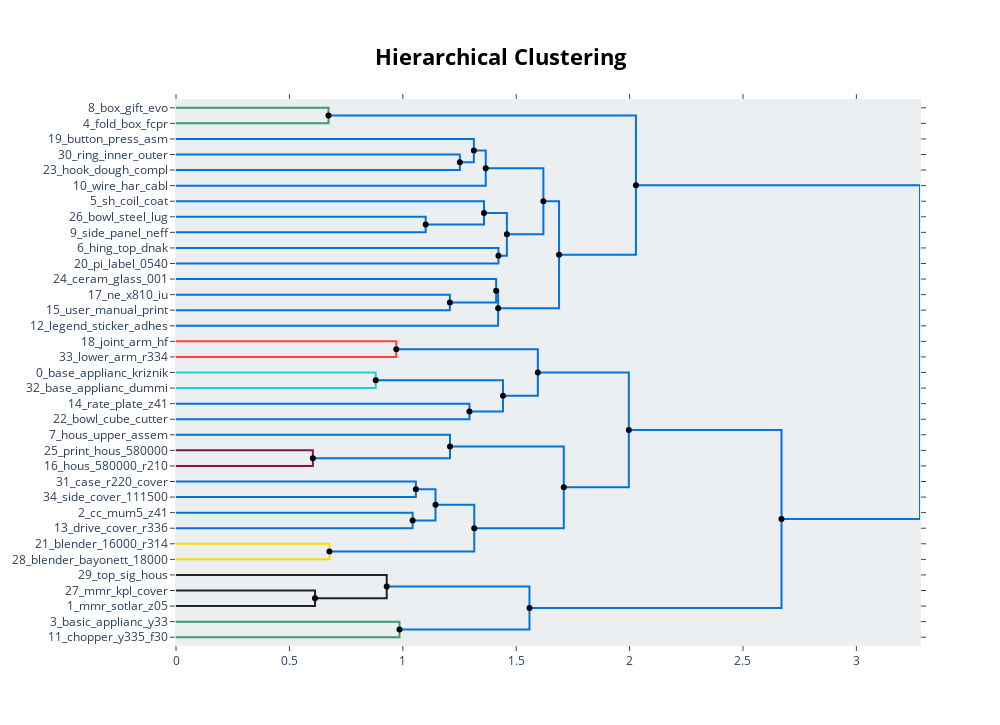

This figure's notebook cell:
### Code cell
topic_model.visualize_hierarchy(hierarchical_topics=hierarchical_topics)

### Figure 1 — Plotly figure (JSON) as saved in the notebook; plotly's stock layout.template omitted (floating-point values rounded to 4 significant figures)
{"data": [{"hoverinfo": "text", "marker": {"color": "rgb(61,153,112)"}, "mode": "lines", "text": ["joint_arm_hf_iii_upper", "", "", "lower_arm_r334_299400_white"], "type": "scatter", "x": [0, 0.6724, 0.6724, 0], "xaxis": "x", "y": [-5, -5, -15, -15], "yaxis": "y"}, {"hoverinfo": "text", "marker": {"color": "rgb(0,116,217)"}, "mode": "lines", "text": ["print_hous_580000_r330_design", "", "", "hous_580000_r210_mum5_technic"], "type": "scatter", "x": [0, 1.252, 1.252, 0], "xaxis": "x", "y": [-35, -35, -45, -45], "yaxis": "y"}, {"hoverinfo": "text", "marker": {"color": "rgb(0,116,217)"}, "mode": "lines", "text": ["hous_upper_assem_arm_lower", "", "", "hous_580000_print_r210_mum5"], "type": "scatter", "x": [0, 1.313, 1.313, 1.252], "xaxis": "x", "y": [-25, -25, -40, -40], "yaxis": "y"}, {"hoverinfo": "text", "marker": {"color": "rgb(0,116,217)"}, "mode": "lines", "text": ["arm_joint_lower_hf_iii", "", "", "hous_580000_print_r210_mum5"], "type": "scatter", "x": [1.313, 1.366, 1.366, 0], "xaxis": "x", "y": [-32.5, -32.5, -55, -55], "yaxis": "y"}, {"hoverinfo": "text", "marker": {"color": "rgb(0,116,217)"}, "mode": "lines", "text": ["blender_bayonett_18000_cover_ii", "", "", "blender_16000_r314_cpl_cover"], "type": "scatter", "x": [0, 1.101, 1.101, 0], "xaxis": "x", "y": [-75, -75, -85, -85], "yaxis": "y"}, {"hoverinfo": "text", "marker": {"color": "rgb(0,116,217)"}, "mode": "lines", "text": ["drive_cover_r336_cpl_46900", "", "", "cc_mum5_z41_jan_herman"], "type": "scatter", "x": [0, 1.358, 1.358, 1.101], "xaxis": "x", "y": [-65, -65, -80, -80], "yaxis": "y"}, {"hoverinfo": "text", "marker": {"color": "rgb(0,116,217)"}, "mode": "lines", "text": ["side_cover_111500_plate_68200", "", "", "case_r220_cover_24000_complex"], "type": "scatter", "x": [0, 1.422, 1.422, 0], "xaxis": "x", "y": [-95, -95, -105, -105], "yaxis": "y"}, {"hoverinfo": "text", "marker": {"color": "rgb(0,116,217)"}, "mode": "lines", "text": ["side_cover_111500_plate_68200", "", "", "case_r220_cover_24000_complex"], "type": "scatter", "x": [1.358, 1.459, 1.459, 1.422], "xaxis": "x", "y": [-72.5, -72.5, -100, -100], "yaxis": "y"}, {"hoverinfo": "text", "marker": {"color": "rgb(0,116,217)"}, "mode": "lines", "text": ["blender_cover_ii_r314_16000", "", "", "case_r220_cover_24000_complex"], "type": "scatter", "x": [1.366, 1.62, 1.62, 1.459], "xaxis": "x", "y": [-43.75, -43.75, -86.25, -86.25], "yaxis": "y"}, {"hoverinfo": "text", "marker": {"color": "rgb(0,116,217)"}, "mode": "lines", "text": ["blender_cover_ii_r314_16000", "", "", "case_r220_cover_24000_complex"], "type": "scatter", "x": [0, 1.208, 1.208, 0], "xaxis": "x", "y": [-125, -125, -135, -135], "yaxis": "y"}, {"hoverinfo": "text", "marker": {"color": "rgb(0,116,217)"}, "mode": "lines", "text": ["chopper_y335_f30_subcontract_v2", "", "", "basic_applianc_y33_sbasic_sotlar"], "type": "scatter", "x": [0, 1.412, 1.412, 1.208], "xaxis": "x", "y": [-115, -115, -130, -130], "yaxis": "y"}, {"hoverinfo": "text", "marker": {"color": "rgb(0,116,217)"}, "mode": "lines", "text": ["mmr_sotlar_z05_saso_gehaeusedeckel", "", "", "mmr_kpl_cover_hous_bosch"], "type": "scatter", "x": [1.412, 1.42, 1.42, 0], "xaxis": "x", "y": [-122.5, -122.5, -145, -145], "yaxis": "y"}, {"hoverinfo": "text", "marker": {"color": "rgb(0,116,217)"}, "mode": "lines", "text": ["mmr_saso_z05_sotlar_gehaeusedeckel", "", "", "top_sig_hous_ral_ii"], "type": "scatter", "x": [1.62, 1.689, 1.689, 1.42], "xaxis": "x", "y": [-65, -65, -133.8, -133.8], "yaxis": "y"}, {"hoverinfo": "text", "marker": {"color": "rgb(0,116,217)"}, "mode": "lines", "text": ["basic_subcontract_chopper_applianc_saso", "", "", "mmr_saso_sotlar_z05_hous"], "type": "scatter", "x": [0.6724, 2.028, 2.028, 1.689], "xaxis": "x", "y": [-10, -10, -99.38, -99.38], "yaxis": "y"}, {"hoverinfo": "text", "marker": {"color": "rgb(255,65,54)"}, "mode": "lines", "text": ["ne_x810_iu_oper_instruct", "", "", "user_manual_print_fr_x810"], "type": "scatter", "x": [0, 0.9712, 0.9712, 0], "xaxis": "x", "y": [-155, -155, -165, -165], "yaxis": "y"}, {"hoverinfo": "text", "marker": {"color": "rgb(35,205,205)"}, "mode": "lines", "text": ["legend_sticker_adhes_wl0_flw", "", "", "user_manual_print_fr_x810"], "type": "scatter", "x": [0, 0.8806, 0.8806, 0], "xaxis": "x", "y": [-175, -175, -185, -185], "yaxis": "y"}, {"hoverinfo": "text", "marker": {"color": "rgb(0,116,217)"}, "mode": "lines", "text": ["bowl_cube_cutter_tritan_plastic", "", "", "bowl_steel_lug_steam_plastic"], "type": "scatter", "x": [0, 1.294, 1.294, 0], "xaxis": "x", "y": [-195, -195, -205, -205], "yaxis": "y"}, {"hoverinfo": "text", "marker": {"color": "rgb(0,116,217)"}, "mode": "lines", "text": ["bowl_plastic_cube_steel_cutter", "", "", "side_panel_neff_h61_palacio"], "type": "scatter", "x": [0.8806, 1.442, 1.442, 1.294], "xaxis": "x", "y": [-180, -180, -200, -200], "yaxis": "y"}, {"hoverinfo": "text", "marker": {"color": "rgb(0,116,217)"}, "mode": "lines", "text": ["hing_top_dnak_left_cover", "", "", "sh_coil_coat_other_steel"], "type": "scatter", "x": [0.9712, 1.595, 1.595, 1.442], "xaxis": "x", "y": [-160, -160, -190, -190], "yaxis": "y"}, {"hoverinfo": "text", "marker": {"color": "rgb(133,20,75)"}, "mode": "lines", "text": ["hing_top_dnak_left_cover", "", "", "ceram_glass_001_cristal_n70"], "type": "scatter", "x": [0, 0.6035, 0.6035, 0], "xaxis": "x", "y": [-225, -225, -235, -235], "yaxis": "y"}, {"hoverinfo": "text", "marker": {"color": "rgb(0,116,217)"}, "mode": "lines", "text": ["hing_top_dnak_left_cover", "", "", "ceram_glass_001_cristal_n70"], "type": "scatter", "x": [0, 1.208, 1.208, 0.6035], "xaxis": "x", "y": [-215, -215, -230, -230], "yaxis": "y"}, {"hoverinfo": "text", "marker": {"color": "rgb(0,116,217)"}, "mode": "lines", "text": ["hing_top_dnak_left_cover", "", "", "ceram_glass_001_cristal_n70"], "type": "scatter", "x": [0, 1.058, 1.058, 0], "xaxis": "x", "y": [-245, -245, -255, -255], "yaxis": "y"}, {"hoverinfo": "text", "marker": {"color": "rgb(0,116,217)"}, "mode": "lines", "text": ["hook_dough_compl_good_made", "", "", "ring_inner_outer_mum4_ral"], "type": "scatter", "x": [0, 1.043, 1.043, 0], "xaxis": "x", "y": [-265, -265, -275, -275], "yaxis": "y"}, {"hoverinfo": "text", "marker": {"color": "rgb(0,116,217)"}, "mode": "lines", "text": ["hook_dough_compl_good_made", "", "", "button_press_asm_k16_kriznik"], "type": "scatter", "x": [1.058, 1.144, 1.144, 1.043], "xaxis": "x", "y": [-250, -250, -270, -270], "yaxis": "y"}, {"hoverinfo": "text", "marker": {"color": "rgb(255,220,0)"}, "mode": "lines", "text": ["wire_har_cabl_reel_cord", "", "", "button_press_asm_k16_kriznik"], "type": "scatter", "x": [0, 0.6766, 0.6766, 0], "xaxis": "x", "y": [-285, -285, -295, -295], "yaxis": "y"}, {"hoverinfo": "text", "marker": {"color": "rgb(0,116,217)"}, "mode": "lines", "text": ["base_applianc_dummi_01_label", "", "", "base_applianc_kriznik_anton_z20"], "type": "scatter", "x": [1.144, 1.315, 1.315, 0.6766], "xaxis": "x", "y": [-260, -260, -290, -290], "yaxis": "y"}, {"hoverinfo": "text", "marker": {"color": "rgb(0,116,217)"}, "mode": "lines", "text": ["rate_plate_z41_jan_herman", "", "", "base_applianc_anton_z20_kriznik"], "type": "scatter", "x": [1.208, 1.71, 1.71, 1.315], "xaxis": "x", "y": [-222.5, -222.5, -275, -275], "yaxis": "y"}, {"hoverinfo": "text", "marker": {"color": "rgb(0,116,217)"}, "mode": "lines", "text": ["rate_plate_z41_jan_herman", "", "", "pi_label_0540_lukasz_ef5"], "type": "scatter", "x": [1.595, 1.997, 1.997, 1.71], "xaxis": "x", "y": [-175, -175, -248.8, -248.8], "yaxis": "y"}, {"hoverinfo": "text", "marker": {"color": "rgb(40,35,35)"}, "mode": "lines", "text": ["rate_plate_z41_jan_herman", "", "", "pi_label_0540_lukasz_ef5"], "type": "scatter", "x": [0, 0.613, 0.613, 0], "xaxis": "x", "y": [-315, -315, -325, -325], "yaxis": "y"}, {"hoverinfo": "text", "marker": {"color": "rgb(40,35,35)"}, "mode": "lines", "text": ["rate_plate_z41_jan_herman", "", "", "pi_label_0540_lukasz_ef5"], "type": "scatter", "x": [0, 0.9291, 0.9291, 0.613], "xaxis": "x", "y": [-305, -305, -320, -320], "yaxis": "y"}, {"hoverinfo": "text", "marker": {"color": "rgb(61,153,112)"}, "mode": "lines", "text": ["fold_box_fcpr_corrug_q110", "", "", "box_gift_evo_bo_karolina"], "type": "scatter", "x": [0, 0.9855, 0.9855, 0], "xaxis": "x", "y": [-335, -335, -345, -345], "yaxis": "y"}, {"hoverinfo": "text", "marker": {"color": "rgb(0,116,217)"}, "mode": "lines", "text": ["fold_box_fcpr_corrug_q110", "", "", "box_fold_q110_corrug_board"], "type": "scatter", "x": [0.9291, 1.558, 1.558, 0.9855], "xaxis": "x", "y": [-312.5, -312.5, -340, -340], "yaxis": "y"}, {"hoverinfo": "text", "marker": {"color": "rgb(0,116,217)"}, "mode": "lines", "text": ["mmr_z05_saso_sotlar_basic", "", "", "box_fold_q110_corrug_board"], "type": "scatter", "x": [1.997, 2.67, 2.67, 1.558], "xaxis": "x", "y": [-211.9, -211.9, -326.2, -326.2], "yaxis": "y"}, {"hoverinfo": "text", "marker": {"color": "rgb(0,116,217)"}, "mode": "lines", "text": ["mmr_z05_saso_sotlar_basic", "", "", "box_fold_q110_corrug_board"], "type": "scatter", "x": [2.028, 3.28, 3.28, 2.67], "xaxis": "x", "y": [-54.69, -54.69, -269.1, -269.1], "yaxis": "y"}, {"hoverinfo": "text", "hovertext": ["arm_joint_lower_hf_iii", "side_cover_111500_plate_68200", "blender_cover_ii_r314_16000", "mmr_sotlar_z05_saso_gehaeusedeckel", "mmr_saso_z05_sotlar_gehaeusedeckel", "basic_subcontract_chopper_applianc_saso", "bowl_plastic_cube_steel_cutter", "hing_top_dnak_left_cover", "hook_dough_compl_good_made", "base_applianc_dummi_01_label", "rate_plate_z41_jan_herman", "rate_plate_z41_jan_herman", "fold_box_fcpr_corrug_q110", "mmr_z05_saso_sotlar_basic", "mmr_z05_saso_sotlar_basic"], "marker": {"color": "black"}, "mode": "markers", "showlegend": false, "type": "scatter", "x": [1.313, 1.358, 1.366, 1.412, 1.62, 0.6724, 0.8806, 0.9712, 1.058, 1.144, 1.208, 1.595, 0.9291, 1.997, 2.028], "y": [-32.5, -72.5, -43.75, -122.5, -65, -10, -180, -160, -250, -260, -222.5, -175, -312.5, -211.9, -54.69]}, {"hoverinfo": "text", "hovertext": ["hous_580000_print_r210_mum5", "cc_mum5_z41_jan_herman", "case_r220_cover_24000_complex", "case_r220_cover_24000_complex", "basic_applianc_y33_sbasic_sotlar", "top_sig_hous_ral_ii", "mmr_saso_sotlar_z05_hous", "side_panel_neff_h61_palacio", "sh_coil_coat_other_steel", "ceram_glass_001_cristal_n70", "button_press_asm_k16_kriznik", "base_applianc_kriznik_anton_z20", "base_applianc_anton_z20_kriznik", "pi_label_0540_lukasz_ef5", "pi_label_0540_lukasz_ef5", "box_fold_q110_corrug_board", "box_fold_q110_corrug_board", "box_fold_q110_corrug_board"], "marker": {"color": "black"}, "mode": "markers", "showlegend": false, "type": "scatter", "x": [1.252, 1.101, 1.422, 1.459, 1.208, 1.42, 1.689, 1.294, 1.442, 0.6035, 1.043, 0.6766, 1.315, 1.71, 0.613, 0.9855, 1.558, 2.67], "y": [-40, -80, -100, -86.25, -130, -133.8, -99.38, -200, -190, -230, -270, -290, -275, -248.8, -320, -340, -326.2, -269.1]}], "layout": {"autosize": false, "height": 725, "hoverlabel": {"bgcolor": "white", "font": {"family": "Rockwell", "size": 16}}, "hovermode": "closest", "plot_bgcolor": "#ECEFF1", "showlegend": false, "title": {"font": {"color": "Black", "size": 22}, "text": "<b>Hierarchical Clustering</b>", "x": 0.5, "xanchor": "center", "yanchor": "top"}, "width": 1000, "xaxis": {"mirror": "allticks", "rangemode": "tozero", "showgrid": false, "showline": true, "showticklabels": true, "ticks": "outside", "type": "linear", "zeroline": false}, "yaxis": {"mirror": "allticks", "range": [-350, 0], "rangemode": "tozero", "showgrid": false, "showline": true, "showticklabels": true, "tickmode": "array", "ticks": "outside", "ticktext": ["8_box_gift_evo", "4_fold_box_fcpr", "19_button_press_asm", "30_ring_inner_outer", "23_hook_dough_compl", "10_wire_har_cabl", "5_sh_coil_coat", "26_bowl_steel_lug", "9_side_panel_neff", "6_hing_top_dnak", "20_pi_label_0540", "24_ceram_glass_001", "17_ne_x810_iu", "15_user_manual_print", "12_legend_sticker_adhes", "18_joint_arm_hf", "33_lower_arm_r334", "0_base_applianc_kriznik", "32_base_applianc_dummi", "14_rate_plate_z41", "22_bowl_cube_cutter", "7_hous_upper_assem", "25_print_hous_580000", "16_hous_580000_r210", "31_case_r220_cover", "34_side_cover_111500", "2_cc_mum5_z41", "13_drive_cover_r336", "21_blender_16000_r314", "28_blender_bayonett_18000", "29_top_sig_hous", "27_mmr_kpl_cover", "1_mmr_sotlar_z05", "3_basic_applianc_y33", "11_chopper_y335_f30"], "tickvals": [-5, -15, -25, -35, -45, -55, -65, -75, -85, -95, -105, -115, -125, -135, -145, -155, -165, -175, -185, -195, -205, -215, -225, -235, -245, -255, -265, -275, -285, -295, -305, -315, -325, -335, -345], "type": "linear", "zeroline": false}}}
